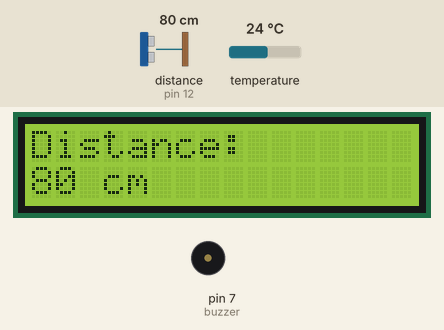
Simulated run of this sketch. Board: Arduino Uno, built with avr-gcc and run on an emulated ATmega328P. On the bench: 16×2 character LCD, buzzer (waves = sounding, pin HIGH). Wiring (inferred from the names in the program): ultrasonic range finder: trigger pin 11; echo pin 12. Inputs (shaded band) come from the test bench; at power-on: distance to the obstacle (sensor on pin 12) 80 cm, temperature 24 °C. The echo pulse lasts 58.3 µs per cm; pins used as bus, display or sensor lines are not drawn.

Above: at 1.3 s.
1.4 s: distance to the obstacle (sensor on pin 12) set to 43 cm
At 4.1 s:
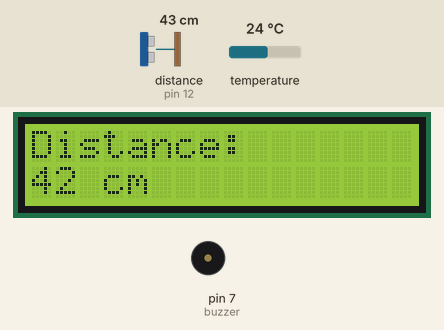
9.0 s: distance to the obstacle (sensor on pin 12) set to 36 cm
At 14.1 s:
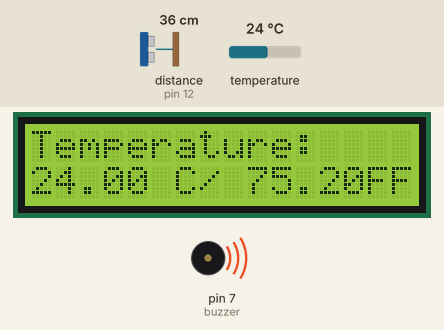
16.6 s: distance to the obstacle (sensor on pin 12) set to 35 cm
At 18.1 s:
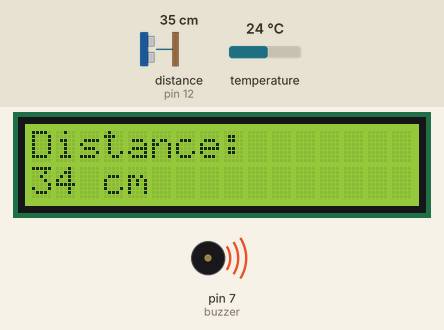
Timing chart, 0 to 19.6 s (numbered marks = the images above; inputs shaded):
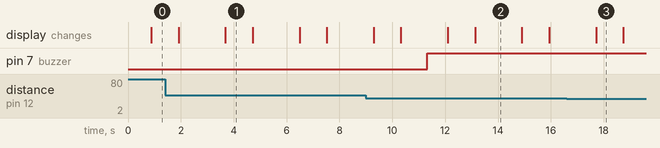

The sketch:

DEMOLCDTEMPSONIC.ino
```cpp
#define TRIG 11 //Module pins
#define ECHO 12
#include <OneWire.h>
#include <DallasTemperature.h>
#include <Wire.h>
#include <Wire.h>
#include <LiquidCrystal_I2C.h>
#define ONE_WIRE_BUS 2
OneWire oneWire(ONE_WIRE_BUS);
#define buzzer 7

DallasTemperature sensors(&oneWire);

LiquidCrystal_I2C lcd(0x27, 16, 2); // set the LCD address to 0x27 for a 16 chars and 2 line display


void setup() {
  //buzzer
  pinMode(buzzer, OUTPUT);
  //temp
  sensors.begin();
// LCD code
  lcd.begin();         // initialize the lcd
  lcd.backlight();    // Turn on the LCD screen backlight
//Ultrasonic sensor
Serial.begin(9600); // Serial monitoring
pinMode(TRIG, OUTPUT); // Initializing Trigger Output and Echo Input
pinMode(ECHO, INPUT_PULLUP);
}
 float cel=sensors.getTempCByIndex(0);
float fahr= (sensors.getTempCByIndex(0) * 9.0) / 5.0 + 32.0;


void loop() {


  sensors.requestTemperatures();

digitalWrite(TRIG, LOW); // Set the trigger pin to low for 2uS
delayMicroseconds(2);

digitalWrite(TRIG, HIGH); // Send a 10uS high to trigger ranging
delayMicroseconds(20);

digitalWrite(TRIG, LOW); // Send pin low again
int distance = pulseIn(ECHO, HIGH,26000); // Read in times pulse

distance= distance/58; //Convert the pulse duration to distance
//You can add other math functions to calibrate it well
int lowDist= distance;                    ///Distance
if(distance>=18){
  lcd.clear();
lcd.setCursor(0,0);
lcd.print("Distance: ");
lcd.setCursor(0, 1);
lcd.print(distance);
lcd.print(" cm");

delay(1000);
  lcd.clear();
  lcd.setCursor(0, 0);
  lcd.print("Temperature: ");
  lcd.setCursor(0, 1);
  lcd.print(cel);

  lcd.print(" C/ ");
  lcd.print(fahr);
  lcd.print("F");

  lcd.print("F");
  delay(1000);

          //buzzer at this distance

if(lowDist<40&&lowDist>=1){

  digitalWrite(buzzer,HIGH);

}
else{
  digitalWrite(buzzer,LOW);
}


}


}
```

Measured:
- the behaviour switches between 41 and 40 cm on distance to the obstacle (sensor on pin 12) (found by bisection; images 1 and 2)
- after the input at 1.4 s, the display: first differs from a run without the input after 2.3 s (image 1)
- after the input at 9.0 s, pin 7 (buzzer): LOW → HIGH after 2.3 s; the display: first changes after 0.30 s (image 2 shows a later state)
- after the input at 16.6 s, the display: changes after 1.1 s (image 3)
- what the display in image 1 shows lasts 1.0 s, from 3.7 s to 4.7 s
- what the display in image 2 shows lasts 1.8 s, from 13.1 s to 14.9 s
